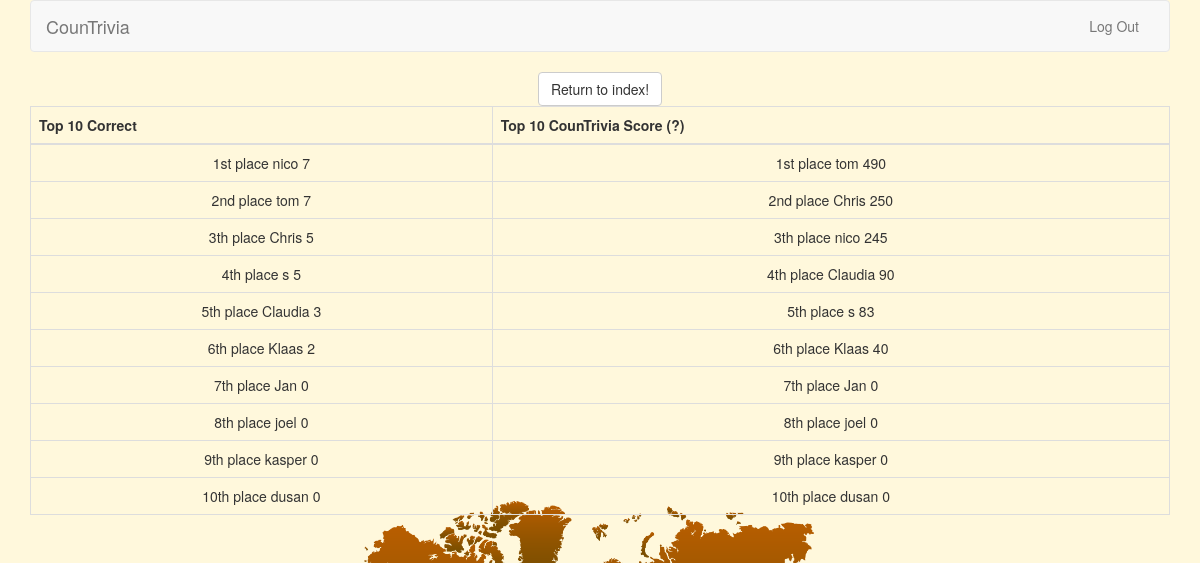
/top10 (signed in), run on the app's committed database.
### tables this page shows
CREATE TABLE 'userdata' ('user_id' integer PRIMARY KEY AUTOINCREMENT NOT NULL, 'username' varchar(255) NOT NULL, 'password' varchar(255) NOT NULL);

CREATE TABLE 'stats' ('user_id' integer PRIMARY KEY NOT NULL, 'vragen_beantwoord' integer DEFAULT 0 , 'vragen_goed' integer DEFAULT 0 , 'score' integer DEFAULT 0 );

### application.py (the view)
@app.route("/top10", methods=["GET"])
@L
def top10():
    top10_lijst = topNR()
    top10_score = topP()
    return render_template('top_10.html', top10_lijst=top10_lijst, top10_score=top10_score)

### functions.py (called while the page is built)
def L(f):
    @wraps(f)
    def decorated_function(*args, **kwargs):
        if session.get("user_id") is None:
            return redirect("/login")
        return f(*args, **kwargs)
    return decorated_function

def topNR():
     nr_rank_low = db.execute("SELECT user_id, vragen_goed FROM stats ORDER by vragen_goed")
     nr_rank_10 = list()
     counter = 0
     if counter < 10:
         for item in reversed(nr_rank_low):
             nr_rank_10.append(item)
             counter += 1
     for item in nr_rank_10:
         u_id = item["user_id"]
         username = db.execute("SELECT username FROM userdata WHERE user_id = :user_id", user_id=u_id)
         item["username"] = username[0]["username"]
     return nr_rank_10

def topP():
     data = db.execute("SELECT user_id, vragen_goed, vragen_beantwoord FROM stats ORDER by vragen_goed")
     scores = list()
     for item in data:
         if item["vragen_goed"]==0 or item["vragen_beantwoord"] ==0:
            score=0
         else:
            score = round((item["vragen_goed"] / item["vragen_beantwoord"]) * 100 * item["vragen_goed"])
         u_id = item["user_id"]
         username = db.execute("SELECT username FROM userdata WHERE user_id = :user_id", user_id=u_id)
         scores.append({"user_id":u_id, "username":username[0]["username"],"user_score":score})
     scores = sorted(scores, key=itemgetter('user_score'))
     score_rank_10 = list()
     counter = 0
     if counter < 10:
         for item in reversed(scores):
            score_rank_10.append(item)
            counter += 1
     return score_rank_10

### templates/top_10.html (shortened to what this page needs)
{% extends "layout.html" %}
{% block main %}
<link rel="stylesheet" type="text/css" href="./static/styles.css" />
    <a href="{{ url_for('index') }}" class="btn btn-default">Return to index!</a>
        <table class="table table-bordered">
            <thead>
                <th>Top 10 Correct</th>
                <th>Top 10 CounTrivia Score <span title="Total correct / Total answered * 100 * Total correct (number is rounded up)">(?)</span></th>
            </thead>
            <tbody>
                <tr>
                    <td>1st place {{ top10_lijst[0]["username"] }}  {{ top10_lijst[0]["vragen_goed"] }}</td>
                    <td>1st place {{ top10_score[0]["username"] }}  {{ top10_score[0]["user_score"] }} </td>
                </tr>
                <tr>
                    <td> 2nd place {{ top10_lijst[1]["username"] }} {{ top10_lijst[1]["vragen_goed"] }}</td>
                    <td> 2nd place {{ top10_score[1]["username"] }} {{ top10_score[1]["user_score"] }}</td>
                </tr>
                <tr>
                    <td> 3th place {{ top10_lijst[2]["username"] }} {{ top10_lijst[2]["vragen_goed"] }}</td>
                    <td> 3th place {{ top10_score[2]["username"] }} {{ top10_score[2]["user_score"] }}</td>
                </tr>
                <tr>
                    <td> 4th place {{ top10_lijst[3]["username"] }} {{ top10_lijst[3]["vragen_goed"] }}</td>
                    <td> 4th place {{ top10_score[3]["username"] }} {{ top10_score[3]["user_score"] }}</td>
                </tr>
                 <tr>
                    <td>5th place {{ top10_lijst[4]["username"] }}  {{ top10_lijst[4]["vragen_goed"] }}</td>
                    <td>5th place {{ top10_score[4]["username"] }}  {{ top10_score[4]["user_score"] }} </td>
                </tr>
                 <tr>
                    <td>6th place {{ top10_lijst[5]["username"] }}  {{ top10_lijst[5]["vragen_goed"] }}</td>
                    <td>6th place {{ top10_score[5]["username"] }}  {{ top10_score[5]["user_score"] }} </td>
                </tr>
                 <tr>
                    <td>7th place {{ top10_lijst[6]["username"] }}  {{ top10_lijst[6]["vragen_goed"] }}</td>
                    <td>7th place {{ top10_score[6]["username"] }}  {{ top10_score[6]["user_score"] }} </td>
                </tr>
                 <tr>
                    <td>8th place {{ top10_lijst[7]["username"] }}  {{ top10_lijst[7]["vragen_goed"] }}</td>
                    <td>8th place {{ top10_score[7]["username"] }}  {{ top10_score[7]["user_score"] }} </td>
                </tr>
                 <tr>
                    <td>9th place {{ top10_lijst[8]["username"] }}  {{ top10_lijst[8]["vragen_goed"] }}</td>
                    <td>9th place {{ top10_score[8]["username"] }}  {{ top10_score[8]["user_score"] }} </td>
                </tr>
                 <tr>
                    <td>10th place {{ top10_lijst[9]["username"] }}  {{ top10_lijst[9]["vragen_goed"] }}</td>
                    <td>10th place {{ top10_score[9]["username"] }}  {{ top10_score[9]["user_score"] }} </td>
                </tr>
            </tbody>
        </table>
{% endblock %}

### templates/layout.html (shortened to what this page needs)
<!DOCTYPE html>
<html lang="en">
    <head>
        <link rel="stylesheet" type="text/css" href="./static/styles.css" />
        <link href="https://maxcdn.bootstrapcdn.com/bootstrap/3.3.7/css/bootstrap.min.css" rel="stylesheet"/>
    </head>
    <body>
        <div class="container">
            <nav class="navbar navbar-default">
                <div class="container-fluid">
                    <div class="navbar-header">
                        <a class="navbar-brand" a class="text-align" href="{{ url_for('login') }}">CounTrivia</a>
                    </div>
                    <div class="collapse navbar-collapse" id="navbar">
                        {% if session.user_id %}
                         <ul class="nav navbar-nav navbar-right">
                                <li><a href="{{ url_for('logout') }}">Log Out</a></li>
                            </ul>
                        {% else %}
                            <ul class="nav navbar-nav navbar-right">
                                <li><a href="{{ url_for('register') }}">Register</a></li>
                                <li><a href="{{ url_for('login') }}">Log In</a></li>
                            </ul>
                        {% endif %}
                    </div>
                </div>
            </nav>
            <main>
                {% block main %}{% endblock %}
            </main>
        </div>
    </body>
</html>

### static/styles.css (style rules this page uses)
body { background-color: CornSilk; background-image: url(map1.png); background-repeat: no-repeat; background-size: 500px, 200px; background-attachment: fixed; background-position: bottom center; text-align: center; }

### data on the page
userdata: username "nico"
stats: vragen_goed "7"
userdata: username "tom"
stats: vragen_goed "7"
userdata: username "Chris"
stats: vragen_goed "5"
stats: vragen_goed "5"
userdata: username "Claudia"
stats: vragen_goed "3"
userdata: username "Klaas"
stats: vragen_goed "2"
userdata: username "Jan"
stats: vragen_goed "0"
userdata: username "joel"
stats: vragen_goed "0"
userdata: username "kasper"
stats: vragen_goed "0"
userdata: username "dusan"
stats: vragen_goed "0"

### other printed values
{{ top10_score[0]["user_score"] }} "490"
{{ top10_score[1]["user_score"] }} "250"
{{ top10_score[2]["user_score"] }} "245"
{{ top10_lijst[3]["username"] }} "s"
{{ top10_score[3]["user_score"] }} "90"
{{ top10_score[4]["username"] }} "s"
{{ top10_score[4]["user_score"] }} "83"
{{ top10_score[5]["user_score"] }} "40"
{{ top10_score[6]["user_score"] }} "0"
{{ top10_score[7]["user_score"] }} "0"
{{ top10_score[8]["user_score"] }} "0"
{{ top10_score[9]["user_score"] }} "0"
